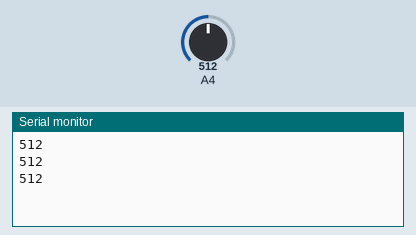
A sketch run on a simulated Arduino Uno, built with avr-gcc and run on an emulated ATmega328P. Shown: the last lines printed to the serial monitor. The test bench sets the inputs (shaded band); at power-on: A4 = 512.

Above: at 1.3 s.
1.4 s: A4 set to 716
At 1.9 s:
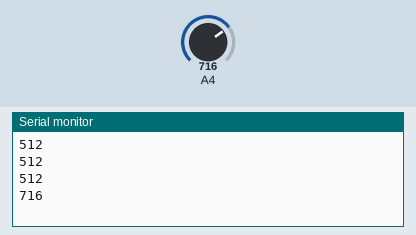
2.9 s: A4 set to 900
At 3.4 s:
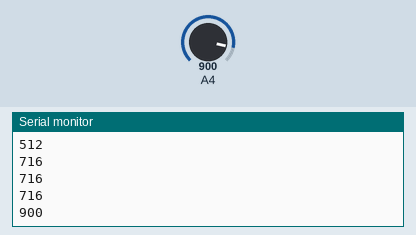
Timing chart, 0 to 5.9 s (numbered marks = the images above; inputs shaded):
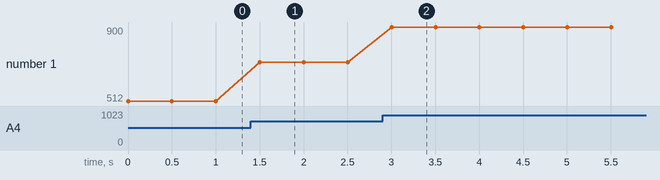

The sketch:

lab9CDS.ino
```cpp
void setup() {
  // put your setup code here, to run once:
  pinMode(A4,INPUT_PULLUP);
  Serial.begin(115200);
}

void loop() {
  // put your main code here, to run repeatedly:
  int val = analogRead(A4);
  Serial.println(val);
  delay(500);
}
```

Measured:
- after the input at 1.4 s, the serial monitor: prints a new line after 0.10 s (image 1)
- after the input at 2.9 s, the serial monitor: prints a new line after 0.10 s (image 2)
- plotted number 1: 512 → 716 after the input at 1.4 s, 716 → 900 after the input at 2.9 s
